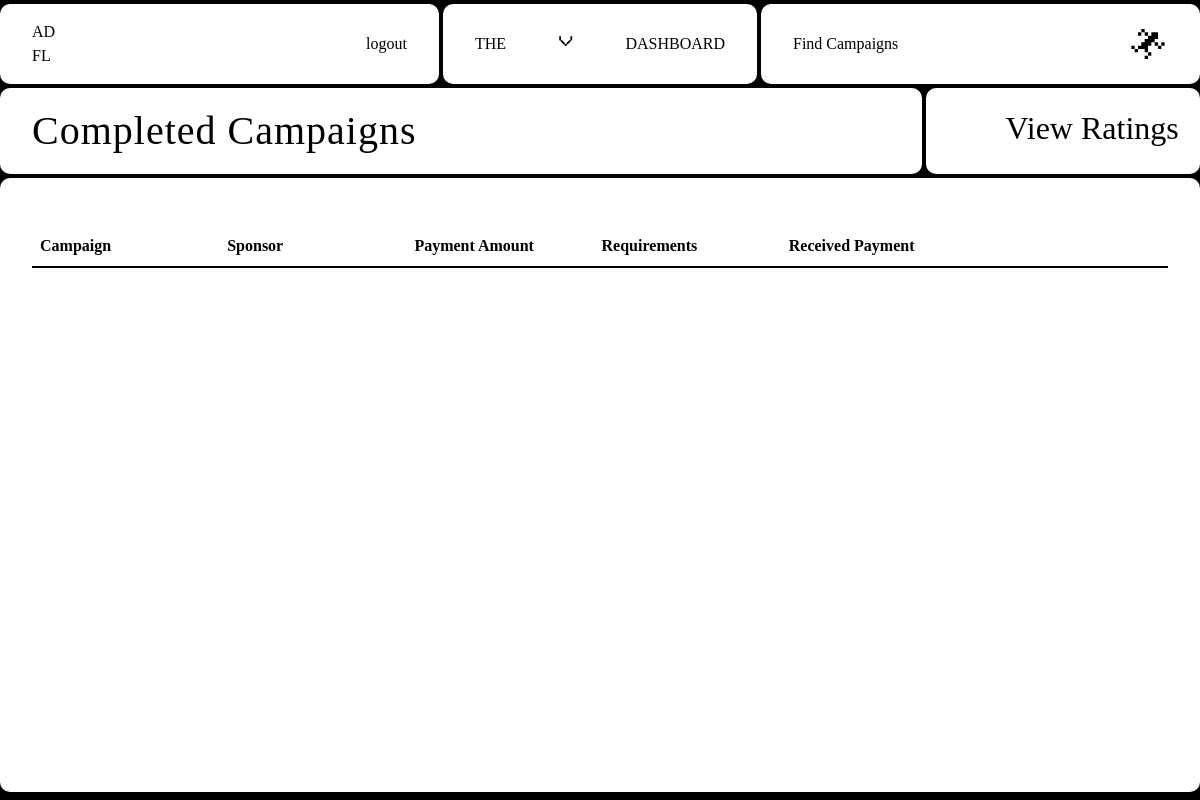
Before: /influencer/view_completed_requests (signed in) with the older database file.
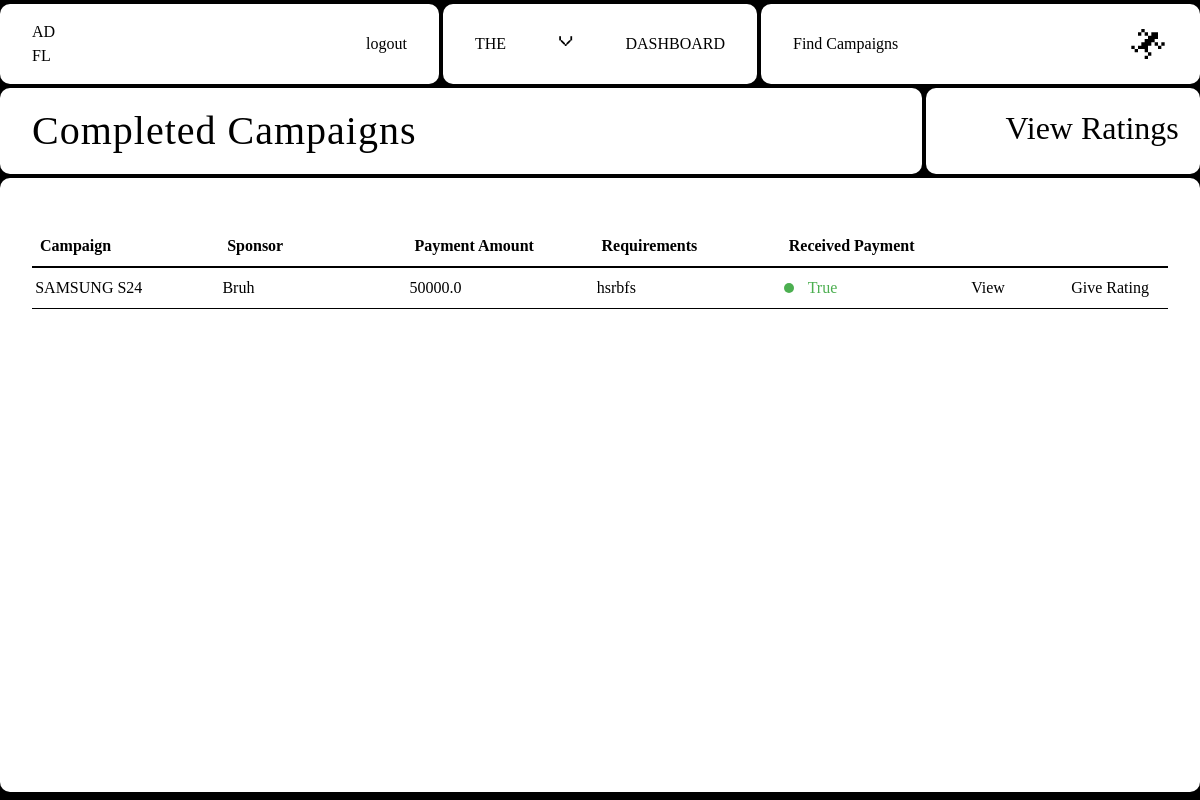
After: the same page with the newer database file.
### website/models.py (models this page shows)
class Campaign(db.Model):
    id = db.Column(db.Integer, primary_key=True)
    name = db.Column(db.String(140), nullable=False)
    description = db.Column(db.Text, nullable=False)
    start_date = db.Column(db.DateTime, nullable=False, default=datetime.utcnow)
    end_date = db.Column(db.DateTime, nullable=False)
    budget = db.Column(db.Integer , nullable=False)
    visibility = db.Column(db.String(10), nullable=False)  # 'public' or 'private'
    goals = db.Column(db.Text, nullable=False)
    niche= db.Column(db.String(100), nullable=False)
    status= db.Column(db.String(100), nullable=False,default='Incomplete')
    user_id = db.Column(db.Integer, db.ForeignKey('user.id'), nullable=False)
    ad_requests = db.relationship('AdRequest', backref='campaign', lazy=True)

class User(db.Model, UserMixin):
    id = db.Column(db.Integer, primary_key=True)
    email = db.Column(db.String(150), unique=True)
    password = db.Column(db.String(150))
    name = db.Column(db.String(150))
    role=  db.Column(db.String(20), nullable=True)
    niche= db.Column(db.String(100), nullable=True)
    influencers = relationship('Influencer', backref='user', lazy=True)

class AdRequest(db.Model):
    id = db.Column(db.Integer, primary_key=True)
    campaign_id = db.Column(db.Integer, db.ForeignKey('campaign.id'), nullable=False)
    influencer_id = db.Column(db.Integer, db.ForeignKey('influencer.id'))
    messages = db.Column(db.Text)
    requirements = db.Column(db.Text, nullable=False)
    payment_amount = db.Column(db.Float, nullable=False)
    status = db.Column(db.String(20), nullable=False, default='Pending')
    completed = db.Column(db.Boolean, default=False)
    completion_confirmed = db.Column(db.Boolean, default=False)
    payment_done=db.Column(db.Boolean, default=False)
    rating_done=db.Column(db.Boolean, default=False)

### website/influencer.py (the view, shortened to what this page needs)
@influencer.route('/view_completed_requests', methods=['GET'])
@role_required('Influencer')
@login_required
def view_completed_requests():
    influencers = current_user.influencers
    influencer = influencers[0] if influencers else None
    ad_requests = AdRequest.query.filter_by(influencer_id=influencer.id, completed=True).all()
    ad_requests_with_details = []
    for ad_request in ad_requests:
        campaign = Campaign.query.get(ad_request.campaign_id)
        user = User.query.get(campaign.user_id)
        ad_requests_with_details.append({
            'request': ad_request,
            'campaign_name': campaign.name,
            'user_name': user.name,
            'request_type': 'Received'
        })
    campaign_requests = campaignRequest.query.filter_by(influencer_id=influencer.id, completed=True).all()
    campaign_requests_with_details = []
    return render_template("Influencer/view_completed_requests.html", user=current_user, influencer=influencer,
                           ad_requests=ad_requests_with_details, campaign_requests=campaign_requests_with_details)

### website/auth.py (called while the page is built)
def role_required(role):
    def decorator(f):
        @wraps(f)
        def decorated_function(*args, **kwargs):
            if current_user.role != role:
                abort(403)
            return f(*args, **kwargs)
        return decorated_function
    return decorator

### website/templates/Influencer/view_completed_requests.html (shortened to what this page needs)
{% extends "base.html" %} {% block head %}
<link
  rel="stylesheet"
  href="{{ url_for('static', filename='src/influencer_css/completed_requests.css') }}"
/>
{% endblock %} {% block content %}
<div class="container">
  <nav>
    <div class="nav-1">
      <a href="{{ url_for('influencer.dashboard') }}" class="logo view">
        AD <br />
        FL
      </a>
      <a href="{{ url_for('views.logout') }}" class="view">logout</a>
    </div>
    <div class="nav-2">
      <p class="menu-button">the</p>
      <p class="x">v</p>
      <p class="menu-button">dashboard</p>
    </div>
    <div class="nav-3">
      <a href="{{ url_for('influencer.viewCampaigns') }}" class="view"
        >Find Campaigns</a
      >
      <p>
      </p>
    </div>
  </nav>
  <div class="content-wrapper">
    <div class="header-wrapper">
      <div class="header-1">
        <h1>Completed Campaigns</h1>
      </div>
      <div class="header-2">
        <div class="marquee">
          <span>
            <a href="{{ url_for('influencer.view_ratings')}}">
              View Ratings &nbsp; &nbsp; View Ratings &nbsp; View
              Ratings &nbsp; View Ratings &nbsp; View Ratings
              &nbsp; View Ratings &nbsp; View Ratings &nbsp;
              View Ratings &nbsp;
            </a>
          </span>
        </div>
      </div>
    </div>
    <div class="table-wrapper">
      <table class="first-table">
        <thead>
          <tr>
            <th>Campaign</th>
            <th>Sponsor</th>
            <th>Payment Amount</th>
            <th>Requirements</th>
            <th>Received Payment</th>
            <th class="link"></th>
            <th class="link"></th>
          </tr>
        </thead>
        <tbody>
          {% for request in ad_requests + campaign_requests %} {% if
          request.request.completion_confirmed == True %}
          <tr >
            <td>{{ request.campaign_name }}</td>
            <td>{{ request.user_name }}</td>
            <td>{{ request.request.payment_amount }}</td>
            <td>{{ request.request.requirements }}</td>
            <td
              class="{% if request.request.payment_done == True %} status-accepted {% elif request.request.payment_done == False %} status-rejected {% endif %}"
            >
              {{ request.request.payment_done }}
            </td>
            <td>
              <a
                class="link view"
                href="{{ url_for('influencer.viewRequest', ad_request_id=request.request.id)}}"
                >View</a
              >
            </td>
            {%if request.request.payment_done == True %}
            <td class="link view"><a href="{{ url_for('influencer.rate_sponsor', ad_request_id=request.request.id)}}">Give Rating</a></td>
            {% endif %} {% endif %} {% endfor %}
          </tr>
        </tbody>
      </table>
    </div>
  </div>
</div>
{% endblock %}

Changed rows visible on the page:
now on this page (row unchanged): Campaign: campaign_name "SAMSUNG S24"
now on this page (row unchanged): User: user_name "Bruh"
added AdRequest: request.payment_amount "50000.0", request.requirements "hsrbfs", request.payment_done "True"
Other visible differences:
new list line: "View Give Rating"
